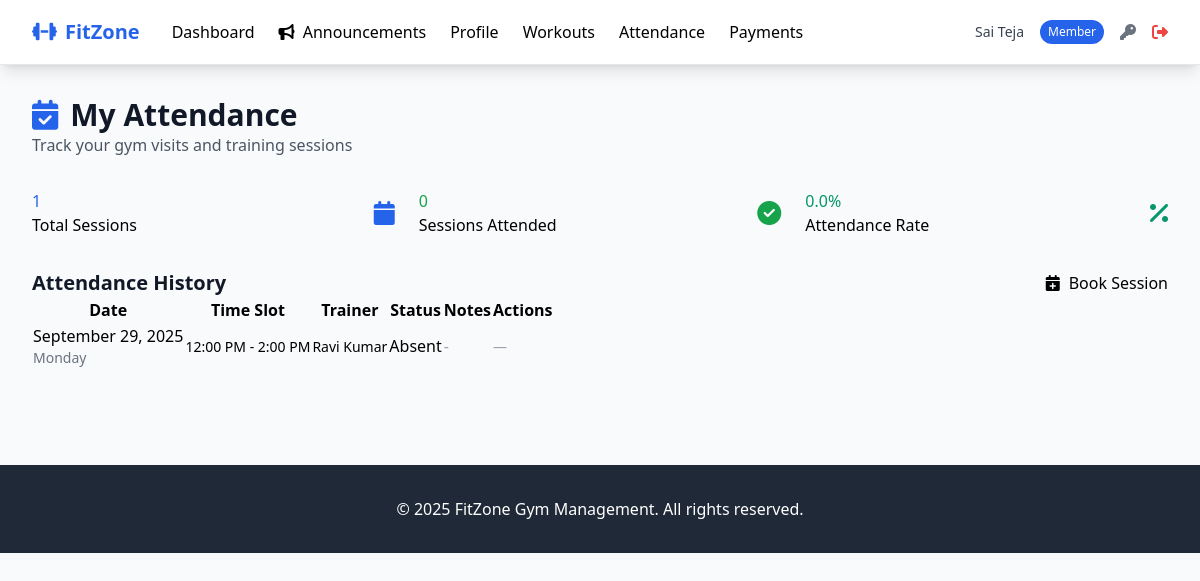
/member/attendance (signed in), run on an earlier commit of the app's database.
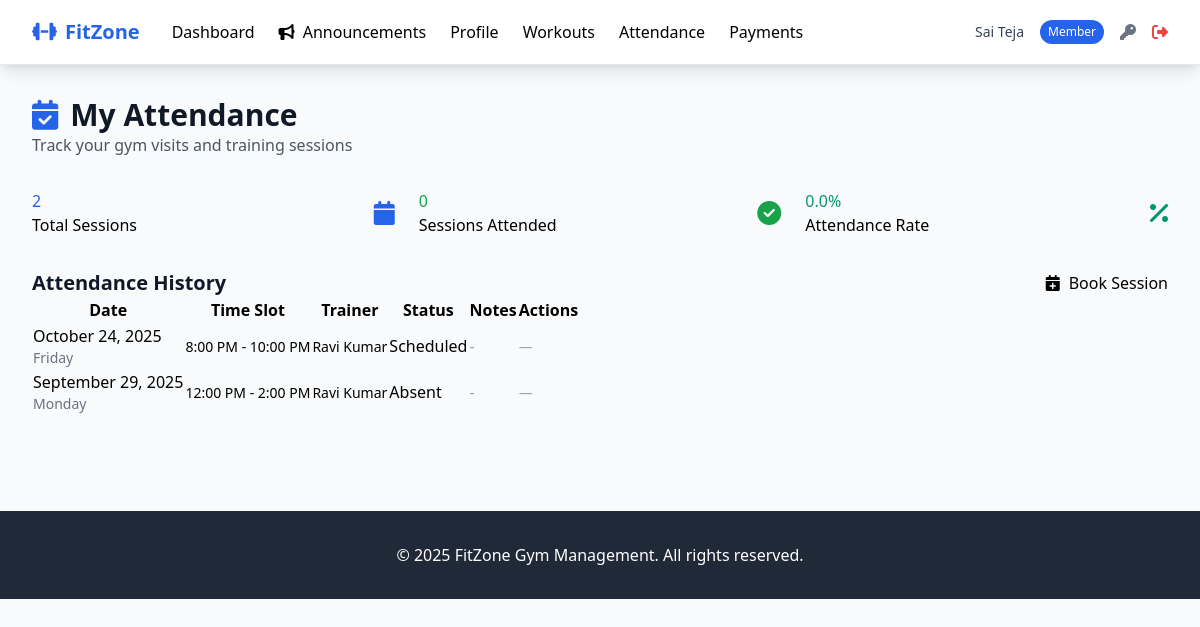
And on a later commit of the database.
### tables this page shows
CREATE TABLE attendance (
            id INTEGER PRIMARY KEY AUTOINCREMENT,
            member_id INTEGER NOT NULL,
            trainer_id INTEGER,
            check_in_time TIMESTAMP,
            check_out_time TIMESTAMP,
            date DATE NOT NULL,
            time_slot TEXT,
            workout_type TEXT,
            notes TEXT,
            status TEXT DEFAULT 'scheduled' CHECK (status IN ('present', 'absent', 'late','scheduled')),
            created_at TIMESTAMP DEFAULT CURRENT_TIMESTAMP,
            FOREIGN KEY (member_id) REFERENCES members (id),
            FOREIGN KEY (trainer_id) REFERENCES trainers (id)
        );

CREATE TABLE users (
            id INTEGER PRIMARY KEY AUTOINCREMENT,
            username TEXT UNIQUE NOT NULL,
            email TEXT UNIQUE NOT NULL,
            password_hash TEXT NOT NULL,
            role TEXT NOT NULL CHECK (role IN ('admin', 'member', 'trainer')),
            full_name TEXT NOT NULL,
            phone TEXT,
            is_active BOOLEAN DEFAULT 1,
            created_at TIMESTAMP DEFAULT CURRENT_TIMESTAMP,
            updated_at TIMESTAMP DEFAULT CURRENT_TIMESTAMP
        , reset_token TEXT, reset_token_expires TEXT);

### routes/member_routes.py (the view, shortened to what this page needs)
@member_routes_bp.route('/attendance')
@login_required
@member_required
def attendance():
    try:
        user_id = session['user_id']
        member = Member.get_by_user_id(user_id)
        try:
            if hasattr(Attendance, 'auto_mark_absent'):
                Attendance.auto_mark_absent()
        except Exception as ex:
            current_app.logger.warning("Auto-absent operation failed: %s", ex)
        attendance_records = Attendance.get_member_attendance(member.id, limit=30)
        now = datetime.now()
        for record in attendance_records:
            try:
                if getattr(record, 'status', None) == "scheduled":
                    check_in = getattr(record, 'check_in_time', None)
                    if isinstance(check_in, str):
                        check_in = _parse_datetime(check_in)
                    if check_in and record.date:
                        session_datetime = datetime.combine(record.date, check_in.time())
                        if now > session_datetime:
                            record.status = "absent"
                            record.save()
            except Exception as e:
                current_app.logger.warning("Auto-absent failed for %s: %s", getattr(record, 'id', 'N/A'), e)
        attendance_records = Attendance.get_member_attendance(member.id, limit=30)
        total_sessions = len(attendance_records)
        present_sessions = sum(1 for a in attendance_records if getattr(a, 'status', None) == 'present')
        absent_sessions = sum(1 for a in attendance_records if getattr(a, 'status', None) == 'absent')
        late_sessions = sum(1 for a in attendance_records if getattr(a, 'status', None) == 'late')
        completed = present_sessions + absent_sessions + late_sessions
        attendance_percentage = (present_sessions / completed * 100) if completed > 0 else 0
        return render_template(
            'member/attendance.html',
            attendance_records=attendance_records,
            total_sessions=total_sessions,
            present_sessions=present_sessions,
            absent_sessions=absent_sessions,
            late_sessions=late_sessions,
            attendance_percentage=attendance_percentage,
            today=date.today()
        )
    except Exception as e:
        current_app.logger.exception("Error loading attendance: %s", e)
        flash('Error loading attendance')
        return redirect(url_for('member.dashboard'))

### models/attendance.py (called while the page is built, shortened)
def _parse_date(d):
    if not d or str(d).strip() == "":
        return None
    if isinstance(d, date) and not isinstance(d, datetime):
        return d
    s = str(d).strip()
    try:
        return datetime.fromisoformat(s).date()
    except Exception:
        pass

def _parse_datetime(d):
    if d is None:
        return None
    if isinstance(d, datetime):
        return d
    try:
        return datetime.fromisoformat(str(d))
    except Exception:
        try:
            return datetime.strptime(str(d), "%Y-%m-%d %H:%M:%S")
        except Exception:
            return None

def _parse_time_string(ts):
    if not ts:
        return None
    ts = str(ts).strip()
    for fmt in ("%I:%M %p", "%H:%M", "%I %p", "%I:%M%p"):
        try:
            return datetime.strptime(ts, fmt).time()
        except Exception:
            continue
    return None

    @classmethod
    def _db_path(cls):
        return current_app.config.get('DATABASE_PATH', 'gym_management.db')

### models/database.py (called while the page is built)
def get_db_connection(db_path='gym_management.db'):
    conn = sqlite3.connect(db_path)
    conn.row_factory = sqlite3.Row
    conn.execute("PRAGMA foreign_keys = ON")
    return conn

### templates/member/attendance.html (shortened to what the changed rows need)
{% extends "base.html" %}
{% block content %}
<div class="mb-8">
    <h1 class="text-3xl font-bold text-gray-900">
        <i class="fas fa-calendar-check mr-3 text-primary"></i>My Attendance
    </h1>
</div>
<div class="grid grid-cols-1 md:grid-cols-3 gap-6 mb-8">
    <div class="stat-card">
        <div class="flex items-center justify-between">
            <div>
                <div class="stat-value text-primary">{{ total_sessions }}</div>
                <div class="stat-label">Total Sessions</div>
            </div>
        </div>
    </div>
</div>
<div class="card">
    <div class="card-header flex justify-between items-center">
        <h2 class="text-xl font-semibold text-gray-900">Attendance History</h2>
    </div>
    <div class="card-body p-0">
        {% if attendance_records %}
        <div class="overflow-x-auto">
            <table class="table">
                <thead>
                    <tr>
                        <th>Date</th>
                        <th>Time Slot</th>
                        <th>Trainer</th>
                        <th>Status</th>
                        <th>Notes</th>
                        <th>Actions</th>
                    </tr>
                </thead>
                <tbody>
                    {% for record in attendance_records %}
                    <tr>
                        <td>
                            <div class="font-medium">{{ record.date|datetimeformat('%B %d, %Y') }}</div>
                            <div class="text-sm text-gray-500">{{ record.date|datetimeformat('%A') }}</div>
                        </td>
                        <td>
                            {% if record.time_slot %}
                                <span class="text-sm font-medium">{{ record.time_slot }}</span>
                            {% elif record.check_in_time and record.check_out_time %}
                                <span class="text-sm">
                                    {{ record.check_in_time.strftime('%I:%M %p') if record.check_in_time else '' }} -
                                    {{ record.check_out_time.strftime('%I:%M %p') if record.check_out_time else '' }}
                                </span>
                            {% elif record.check_in_time %}
                                <span class="text-sm">
                                    {{ record.check_in_time.strftime('%I:%M %p') }}
                                </span>
                            {% else %}
                                <span class="text-gray-400">Time Not Set</span>
                            {% endif %}
                        </td>
                        <td>
                            <span class="text-sm">{{ record.trainer_name or 'N/A' }}</span>
                        </td>
                        <td>
                            <span class="badge badge-{{ 'success' if record.status == 'present' else 'warning' if record.status == 'scheduled' else 'danger' }}">
                                {{ record.status|title }}
                            </span>
                        </td>
                        <td>
                            {% if record.notes %}
                                <span class="text-sm text-gray-600">{{ record.notes }}</span>
                            {% else %}
                                <span class="text-gray-400">-</span>
                            {% endif %}
                        </td>
                        <td>
                            {% if record.status == 'scheduled' and record.date and record.date >= today %}
                                <form action="{{ url_for('member.reschedule_attendance', attendance_id=record.id) }}" method="post" class="inline-flex items-center space-x-2">
                                    <select name="time_slot" required class="form-select text-sm">
                                        <option value="">Choose new slot</option>
                                        {% if time_slots %}
                                            {% for slot in time_slots %}
                                                <option value="{{ slot }}" {% if slot == record.time_slot %}selected{% endif %}>{{ slot }}</option>
                                            {% endfor %}
                                        {% else %}
                                            <option value="6:00 AM - 8:00 AM" {% if record.time_slot == "6:00 AM - 8:00 AM" %}selected{% endif %}>6:00 AM - 8:00 AM</option>
                                            <option value="8:00 AM - 10:00 AM" {% if record.time_slot == "8:00 AM - 10:00 AM" %}selected{% endif %}>8:00 AM - 10:00 AM</option>
                                            <option value="10:00 AM - 12:00 PM" {% if record.time_slot == "10:00 AM - 12:00 PM" %}selected{% endif %}>10:00 AM - 12:00 PM</option>
                                            <option value="12:00 PM - 2:00 PM" {% if record.time_slot == "12:00 PM - 2:00 PM" %}selected{% endif %}>12:00 PM - 2:00 PM</option>
                                            <option value="2:00 PM - 4:00 PM" {% if record.time_slot == "2:00 PM - 4:00 PM" %}selected{% endif %}>2:00 PM - 4:00 PM</option>
                                            <option value="4:00 PM - 6:00 PM" {% if record.time_slot == "4:00 PM - 6:00 PM" %}selected{% endif %}>4:00 PM - 6:00 PM</option>
                                            <option value="6:00 PM - 8:00 PM" {% if record.time_slot == "6:00 PM - 8:00 PM" %}selected{% endif %}>6:00 PM - 8:00 PM</option>
                                            <option value="8:00 PM - 10:00 PM" {% if record.time_slot == "8:00 PM - 10:00 PM" %}selected{% endif %}>8:00 PM - 10:00 PM</option>
                                        {% endif %}
                                    </select>
                                    <button type="submit" class="btn btn-sm btn-secondary" onclick="return confirm('Reschedule this booking to the selected slot?');">Reschedule</button>
                                </form>
                            {% else %}
                                <span class="text-gray-400 text-sm">—</span>
                            {% endif %}
                        </td>
                    </tr>
                    {% endfor %}
                </tbody>
            </table>
        </div>
        {% endif %}
    </div>
</div>
{% endblock %}

What changed in the data, as far as the page shows it:
added attendance: date "October 24, 2025", date "Friday", time_slot "8:00 PM - 10:00 PM", full_name "Ravi Kumar", status "Scheduled"
Also different on the page:
{{ total_sessions }}: "1" → "2"
